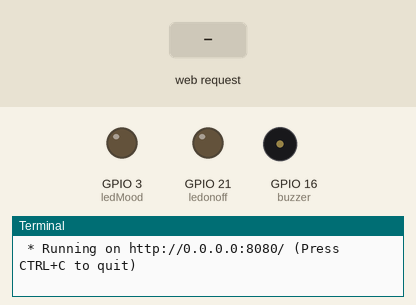
Simulated run of this program. Board: Raspberry Pi (BCM pin numbers). Shown: output pins drawn as LEDs (lit = HIGH), buzzer (waves = sounding), the last lines printed to the terminal. The inputs (shaded band) are chosen by the test bench. The clock reads 2024-03-15 10:24:30 at power-on unless the program sets it.

Above: at 1.2 s.
1.3 s: HTTP request for /data/ledmood received with the fields pwm=-
At 1.45 s:
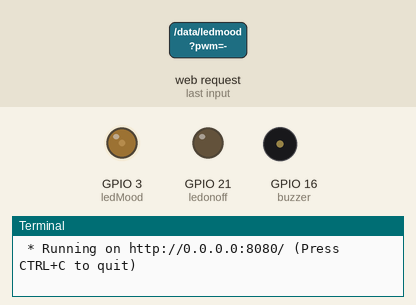
4.3 s: HTTP request for /data/led received with the fields led=on
At 5.2 s:
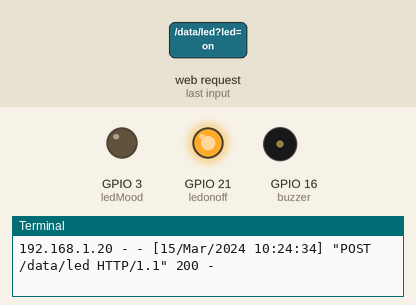
5.8 s: HTTP request for /data/buzz received with the fields buzz=on
At 6.2 s:
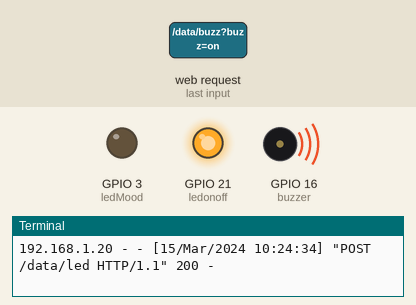
8.8 s: HTTP request for /data/ledmood received with the fields pwm=-
At 8.96 s:
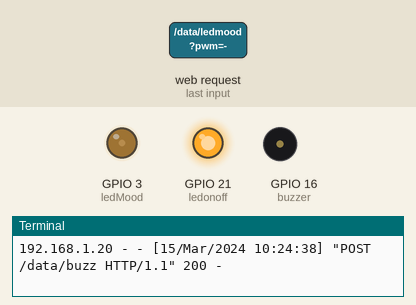
Timing chart, 0 to 12.3 s (numbered marks = the images above; inputs shaded):
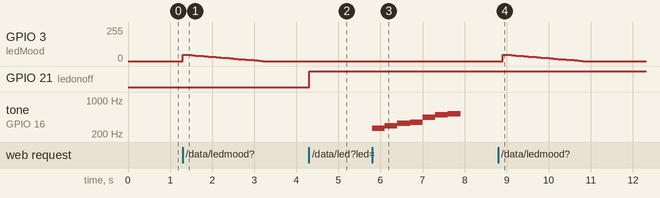

The program:

alltest.py
```python
# 파일명 : alltest.py
# 지금까지했던 센서들을 웹으로 제어 => 웹의 각 버튼을 클릭하면 센서를 제어할 수 있는 프로그램 구현
# 1. LED on/off : 버튼 클릭할때마다 on, off 제어
# 2. LED 무드등(밝기 조절) : 버튼 클릭할때마다 점점 밝아지고, 점점 어두워지도록 구현
# 3. 부저센서출력 : 버튼 클릭하면 도레미파솔라시 부저센서 출력
# 4. 초음파센서   : 버튼 클릭하면 10번 측정후에 최소거리값을 웹에 출력
# 5. 클린 : GPIO.cleanup() 으로 모든 핀들을

from flask import Flask, request, render_template
import RPi.GPIO as GPIO
import time

app = Flask(__name__)

ledonoff = 21
ledMood = 3
buzzer = 16
triggerPin = 14
echoPin = 4

GPIO.setmode(GPIO.BCM)
GPIO.setup(ledonoff, GPIO.OUT)   # 21
GPIO.setup(ledMood, GPIO.OUT)    # 3
GPIO.setup(buzzer, GPIO.OUT)     # 16
GPIO.setup(triggerPin, GPIO.OUT) # 14
GPIO.setup(echoPin, GPIO.IN)     # 4

p = GPIO.PWM(ledMood, 255)
Buzz = GPIO.PWM(buzzer, 440)

global i
i = 0


# 처음 웹 페이지 화면
@app.route('/')
def home():
   return render_template("index.html")


# LED on, off 버튼으로 LED 제어
@app.route('/data/led', methods= ['POST'])
def led():
   data = request.form['led']
   if data == "on":
      GPIO.output(ledonoff, 1)
   elif data == "off":
      GPIO.output(ledonoff, 0)
   return home()                           # return home()으로 처리해주면 계속 메인페이지에를 호출하기때문에 메인페이지에 계속 머물러있는것처럼 보임.


# 무드등의 on 클릭하면 LED가 점점 밝아지고, off를 클릭하면 LED가 점점 어두워진다.
@app.route('/data/ledmood', methods = ['POST'])
def ledmood():
   global i
   data = request.form['pwm']
   p.start(0)
   try:
      if data == "+":
         for i in range(20):
            p.ChangeDutyCycle(5*i)
            time.sleep(0.1)
      elif data == "-":
         for i in reversed(range(20)):
            p.ChangeDutyCycle(i)
            time.sleep(0.1)

   except KeyboardInterrupt:
      print()
      GPIO.cleanup()
   return home()


# 부저 버튼을 클릭했을시 도레미파솔라시 출력
@app.route('/data/buzz', methods = ['POST'])
def Buzzsong():
   data = request.form['buzz']
   Melody = [261, 294, 329, 349, 440, 493, 523]
   try:
      if data == "on":
         Buzz.start(90)
         for i in range(0, len(Melody)):
            Buzz.ChangeFrequency(Melody[i])
            time.sleep(0.3)
         Buzz.stop()
         time.sleep(1)
   except KeyboardInterrupt:
      print()
      GPIO.cleanup()

   return home()


# 거리를 10번 측정하고 최소값을 웹으로 쏴줍니다
@app.route('/data/ultra', methods = ['POST'])
def Ultra():
   try:
      global min
      min = 700.0
      for _ in range(10):   # 현수님꺼 참고했습니다
         GPIO.output(triggerPin, GPIO.LOW)
         time.sleep(0.00001)
         GPIO.output(triggerPin, GPIO.HIGH)

         while GPIO.input(echoPin) == 0:
            start = time.time()
         while GPIO.input(echoPin) == 1:
            stop = time.time()

         rtTotime = stop - start

         distance = rtTotime * ( 34000 / 2 )
         distance = round(distance, 2)
         print("distance : %.2f cm" %distance)
         time.sleep(0.2)

         if min > distance:
            min = distance

   except KeyboardInterrupt:
      print()
      GPIO.cleanup()

   return render_template("index2.html", distance = min)   # 최소값을 웹에 전달


@app.route('/data/clean', methods = ['POST'])
def clean():
   data = request.form['led']
   try:
      if data == "clean":
         print()
         GPIO.cleaup()

   except:
      pass

   return home()


if __name__ == '__main__':
   app.run(host = '0.0.0.0', port = '8080')
```

Measured:
- after the input at 1.3 s, GPIO 3 (ledMood): 0/255 → 48/255 at once, → 46/255 0.10 s later, → 43/255 0.10 s later, → 41/255 0.10 s later, … (20 changes in this stretch)
- after the input at 4.3 s, GPIO 21 (ledonoff): LOW → HIGH at once
- after the input at 5.8 s, tone on GPIO 16 (buzzer): plays 261 Hz for 0.30 s, 294 Hz for 0.30 s, 329 Hz for 0.30 s, 349 Hz for 0.30 s, 440 Hz for 0.30 s, 493 Hz for 0.30 s … (7 notes in this stretch), starting at once
- after the input at 8.8 s, GPIO 3 (ledMood): 0/255 → 48/255 after 0.11 s, → 46/255 0.10 s later, → 43/255 0.10 s later, → 41/255 0.10 s later, … (20 changes in this stretch)
